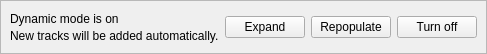
<?xml version="1.0" encoding="UTF-8"?>
<ui version="4.0">
 <class>DynamicPlaylistControls</class>
 <widget class="QWidget" name="DynamicPlaylistControls">
  <property name="geometry">
   <rect>
    <x>0</x>
    <y>0</y>
    <width>483</width>
    <height>54</height>
   </rect>
  </property>
  <layout class="QVBoxLayout" name="layout_dynamic_playlist_controls">
   <property name="leftMargin">
    <number>0</number>
   </property>
   <property name="topMargin">
    <number>0</number>
   </property>
   <property name="rightMargin">
    <number>0</number>
   </property>
   <property name="bottomMargin">
    <number>0</number>
   </property>
   <item>
    <widget class="QFrame" name="container">
     <property name="frameShape">
      <enum>QFrame::Shape::StyledPanel</enum>
     </property>
     <property name="frameShadow">
      <enum>QFrame::Shadow::Raised</enum>
     </property>
     <layout class="QHBoxLayout" name="layout_container">
      <item>
       <layout class="QVBoxLayout" name="layout_labels">
        <property name="spacing">
         <number>0</number>
        </property>
        <item>
         <widget class="QLabel" name="label1">
          <property name="text">
           <string>Dynamic mode is on</string>
          </property>
         </widget>
        </item>
        <item>
         <widget class="QLabel" name="label2">
          <property name="text">
           <string>New tracks will be added automatically.</string>
          </property>
         </widget>
        </item>
       </layout>
      </item>
      <item>
       <widget class="QPushButton" name="expand">
        <property name="text">
         <string>Expand</string>
        </property>
       </widget>
      </item>
      <item>
       <widget class="QPushButton" name="repopulate">
        <property name="text">
         <string>Repopulate</string>
        </property>
       </widget>
      </item>
      <item>
       <widget class="QPushButton" name="off">
        <property name="text">
         <string>Turn off</string>
        </property>
       </widget>
      </item>
     </layout>
    </widget>
   </item>
  </layout>
 </widget>
 <resources/>
 <connections/>
</ui>
